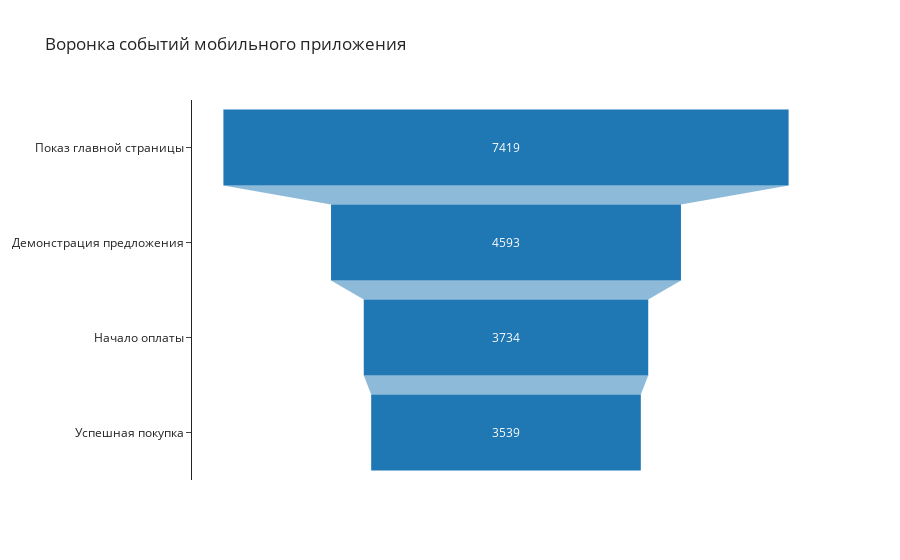

Notebook cell for this chart:
### Markdown cell above
Визуализируем воронку событий.

### Code cell
# Построение диаграммы с помощью графических объектов библиотеки
fig = go.Figure(
    go.Funnel(
        y=funnel.event_title,
        x=funnel.unique_users,
    )
)
# Добавление назваания и выбор темы
fig.update_layout(
    title="Воронка событий мобильного приложения",
    template='simple_white', 
)
# Демонстрация диаграммы
fig.show()

### Figure 1 — Plotly figure (JSON) as saved in the notebook; plotly's stock layout.template omitted (floating-point values rounded to 4 significant figures)
{"data": [{"type": "funnel", "x": [7419, 4593, 3734, 3539], "y": ["Показ главной страницы", "Демонстрация предложения", "Начало оплаты", "Успешная покупка"]}], "layout": {"title": {"text": "Воронка событий мобильного приложения"}}}
